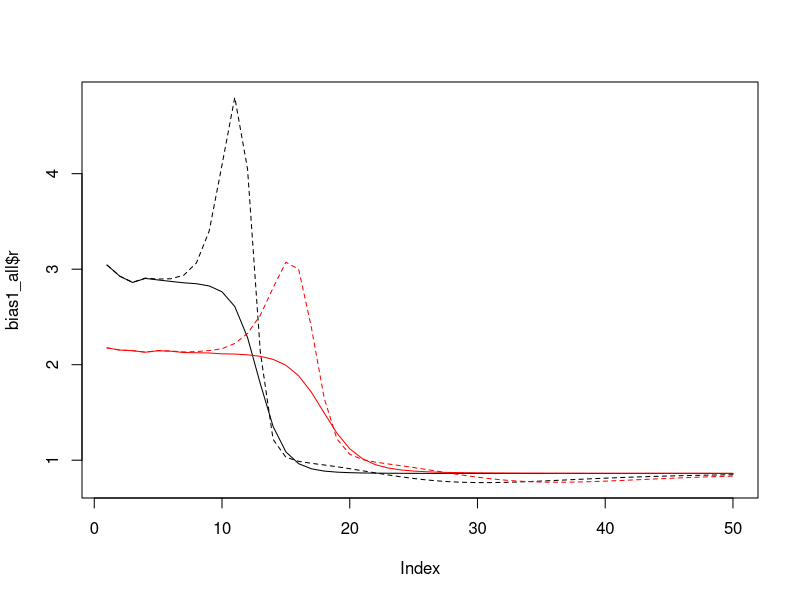
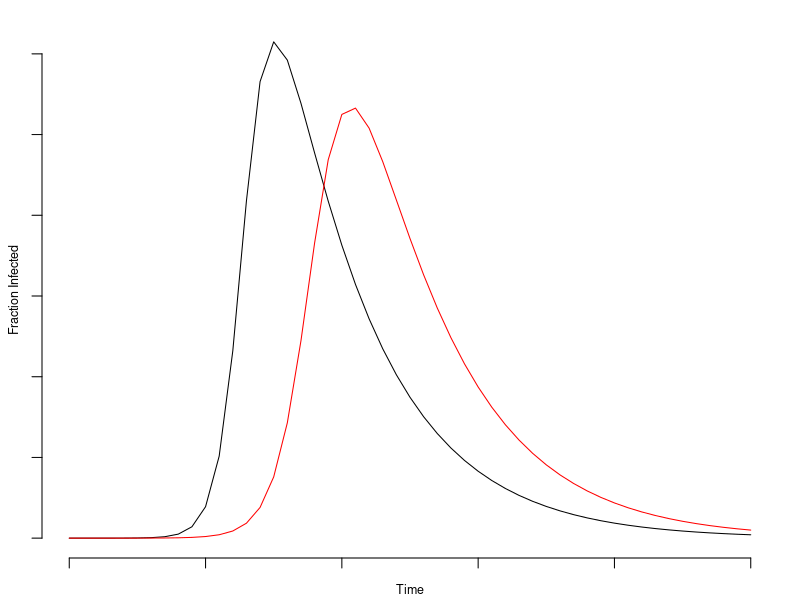
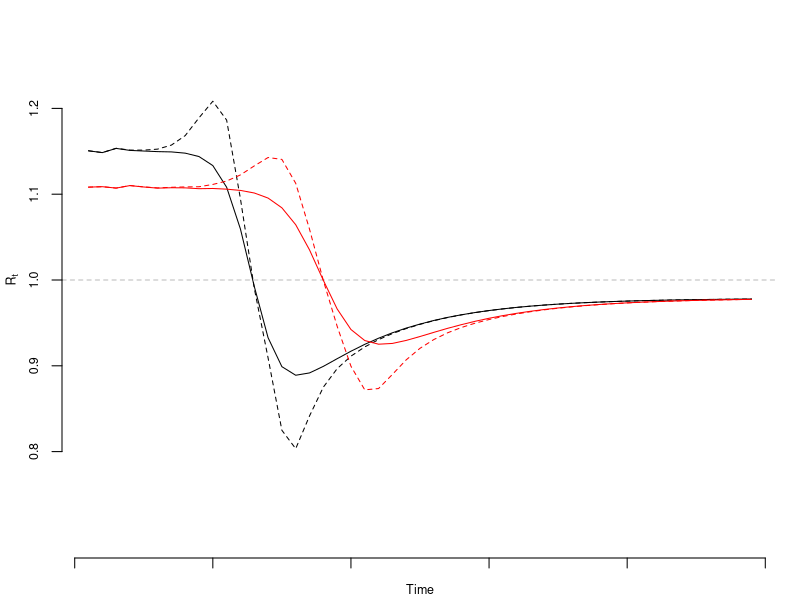
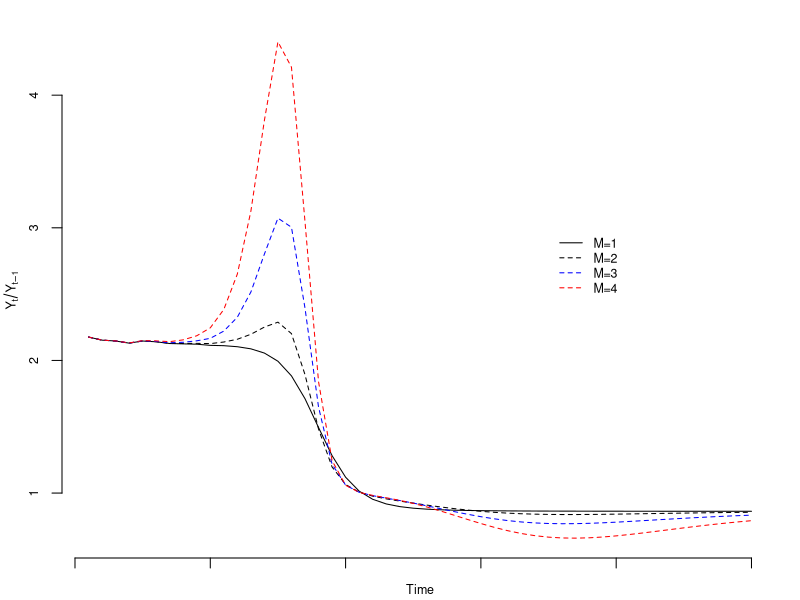
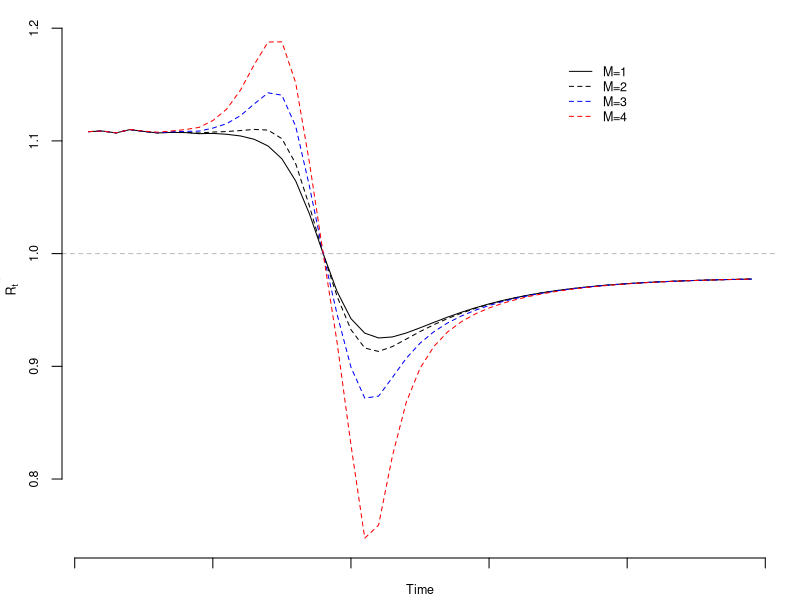

Reproduce these figures in R, in order.
## Load deSolve package
library(deSolve)

## Create an SIR function
sir <- function(time, state, parameters) {
  
  with(as.list(c(state, parameters)), {
    
    dS <- -beta * S * I
    dI <-  beta * S * I - gamma * I
    dR <-                 gamma * I
    
    return(list(c(dS, dI, dR)))
  })
}

### Set parameters
## Proportion in each compartment: Susceptible 0.999999, Infected 0.000001, Recovered 0
init       <- c(S = 1-1e-6, I = 1e-6, R = 0.0)
## beta: infection parameter; gamma: recovery parameter
# parameters <- c(beta = 1.4247, gamma = 0.14286)
parameters1 <- c(beta = 1.2, gamma = 0.15)
parameters2 <- c(beta = 0.9, gamma = 0.15)
## Time frame
times      <- seq(0, 50, by = 1)

## Solve using ode (General Solver for Ordinary Differential Equations)
out1 <- ode(y = init, times = times, func = sir, parms = parameters1)
out2 <- ode(y = init, times = times, func = sir, parms = parameters2)
## change to data frame
out1 <- as.data.frame(out1)
out2 <- as.data.frame(out2)
## Delete time variable
out1$time <- NULL
out2$time <- NULL
## Show data
png(filename = "C:/Users/Balthazar/Documents/GitHub/covid-umich/methods/figs/sir.png",
    width = 6.5, height = 4, units = "in", res = 1200, pointsize = 12)
par(mar = c(2,2,1,1)+0.1)
plot(times, out1$I, type = "l", axes = FALSE, bty = "n")
lines(times, out2$I, col = "red")
axis(side = 1, labels = FALSE)
axis(side = 2, labels = FALSE)
mtext("Fraction Infected", side = 2, line = 1, cex = 0.75)
mtext("Time", side = 1, line = 1, cex = 0.75)
dev.off()

## Setup for bias plots
f = 0.02
M = 4
days = 1:365
FP = 0.005; FN = 0.172
bary1_new = -diff(out1$S)
bary1_all = out1$I
bary2_new = -diff(out2$S)
bary2_all = out2$I

bias_fn <- function(M, bary, f, FP = 0.01, FN = 0.15) {
  const = (bary*M + (1-bary))
  f0 = f/const
  f1 = M*f0
  Delta = f1 - f0
  D_M1 = 1 - Delta * bary/(1-bary) * (FP*(1-bary) + FN * bary)/ (f0 * (1-bary) + f1 * bary)
  D_M2 = 1 - Delta * bary/(1-bary) * (FP*(1-bary) + FN * bary)/ (f0 * (1-bary) + f1 * bary)
  D_M = D_M1 * D_M2
  rho = Delta*sqrt(bary*(1-bary))/sqrt(f*(1-f))
  error = rho*sqrt((1-f)/f) * sqrt(1-bary)/sqrt(bary)*D_M
  lag_error = error[1:(length(error)-1)]
  cur_error = error[2:(length(error))]
  
  lin_term = cur_error - lag_error
  quad_term = lag_error^2 - cur_error*lag_error
  
  cur_bary = bary[2:length(error)]
  lag_bary = bary[1:(length(error)-1)]
  
  bias = (lin_term+quad_term) * cur_bary/lag_bary
  
  Rt = 1+log(cur_bary/lag_bary)/7
  logbias = log(1+lin_term+quad_term)/7
  
  return(list("r"=cur_bary/lag_bary, "bias" = bias,
              "Rt"=Rt, "logbias"=logbias))
}

bias1_all = bias_fn(M, bary1_all, f)
bias1_new = bias_fn(M, bary1_new, f)
bias2_all = bias_fn(M, bary2_all, f)
bias2_new = bias_fn(M, bary2_new, f)

## Ratio Comparison: Use All for Prevalence

ymax = max(bias1_all$r+bias1_all$bias, bias1_all$r, bias2_all$r+bias2_all$bias, bias2_all$r)
ymin = min(bias1_all$r+bias1_all$bias, bias1_all$r, bias2_all$r+bias2_all$bias, bias2_all$r)
plot(bias1_all$r, type = "l", ylim = c(ymin, ymax))
lines(bias1_all$r+bias1_all$bias, lty = 2)
lines(bias2_all$r, col = "red")
lines(bias2_all$r+bias2_all$bias, col = "red", lty = 2)

## Ratio Comparison: Use New for Fraction of New Cases
ymax = max(bias1_new$Rt+bias1_new$logbias, bias1_new$Rt, bias2_new$Rt+bias2_new$logbias, bias2_new$Rt, na.rm = TRUE)
ymin = min(bias1_new$Rt+bias1_new$logbias, bias1_new$Rt, bias2_new$Rt+bias2_new$logbias, bias2_new$Rt, na.rm = TRUE)
png(filename = "C:/Users/Balthazar/Documents/GitHub/covid-umich/methods/figs/sir_rt_comparison.png",
    width = 6.5, height = 4, units = "in", res = 1200, pointsize = 12)
par(mar = c(2,3,0,1)+0.1)
plot(bias1_new$Rt, type = "l", ylim = c(0.7, 1.3), axes = FALSE, bty = "n", xlab = "", ylab = "")
lines(bias1_new$Rt + bias1_new$logbias, lty = 2)
abline(h = 1.0, col = "grey", lty = 2)
lines(bias2_new$Rt, lty = 1, col = "red")
lines(bias2_new$Rt+bias2_new$logbias, lty = 2, col = "red")
axis(side =1, labels = FALSE)
axis(side =2, cex.axis = 0.75, at = seq(0.8,1.2,0.1))
mtext(expression(R[t]), side =2, line = 2, cex = 0.75)
mtext("Time", side = 1, line = 1, cex = 0.75)
dev.off()

## Same curve, just different M value
M1 = 3; M2 = 4; M3 = 5
bias1 = bias_fn(M1, bary2_all, f, FP, FN)
bias2 = bias_fn(M2, bary2_all, f, FP, FN)
bias3 = bias_fn(M3, bary2_all, f, FP, FN)

## Ratio for different M: Use All for Prevalence
ymax = max(bias3$r+bias3$bias)
ymin = min(bias3$r+bias3$bias)
png(filename = "C:/Users/Balthazar/Documents/GitHub/covid-umich/methods/figs/sir_ratio.png",
    width = 6.5, height = 4, units = "in", res = 1200, pointsize = 12)
par(mar = c(2,3,1,1)+0.1)
plot(bias1$r, type = "l", ylim = c(ymin, ymax), axes = FALSE, bty = "n", xlab = "", ylab = "")
lines(bias1$r+bias1$bias, lty = 2)
lines(bias2$r+bias2$bias, col = "blue", lty = 2)
lines(bias3$r+bias3$bias, col = "red", lty = 2)
axis(side =1, labels = FALSE)
axis(side =2, cex.axis = 0.75)
mtext(expression(Y[t]/Y[t-1]), side =2, line = 2, cex = 0.75)
mtext("Time", side = 1, line = 1, cex = 0.75)
legend(35, 3.0, legend = c("M=1", "M=2", "M=3", "M=4"), lty = c(1,2,2,2), col = c("black", "black", "blue", "red"), cex = 0.75, bty = "n")
dev.off()

## Recompute bias for new only
bias1 = bias_fn(M1, bary2_new, f, FP, FN)
bias2 = bias_fn(M2, bary2_new, f, FP, FN)
bias3 = bias_fn(M3, bary2_new, f, FP, FN)


ymax = max(bias3$Rt+bias3$logbias)
ymin = min(bias3$Rt+bias3$logbias)
png(filename = "C:/Users/Balthazar/Documents/GitHub/covid-umich/methods/figs/sir_rt.png",
    width = 6.5, height = 4, units = "in", res = 1200, pointsize = 12)
par(mar = c(2,3,1,1)+0.1)
plot(bias1$Rt, type = "l", ylim = c(ymin, ymax), axes = FALSE, bty = "n")
lines(bias1$Rt + bias1$logbias, lty = 2)
abline(h = 1.0, col = "grey", lty = 2)
lines(bias2$Rt+bias2$logbias, lty = 2, col = "blue")
lines(bias3$Rt+bias3$logbias, lty = 2, col = "red")
axis(side =1, labels = FALSE)
axis(side =2, cex.axis = 0.75)
mtext(expression(R[t]), side =2, line = 2, cex = 0.75)
mtext("Time", side = 1, line = 1, cex = 0.75)
legend(35, 1.175, legend = c("M=1", "M=2", "M=3", "M=4"), lty = c(1,2,2,2), col = c("black", "black", "blue", "red"), cex = 0.75, bty = "n")
dev.off()
